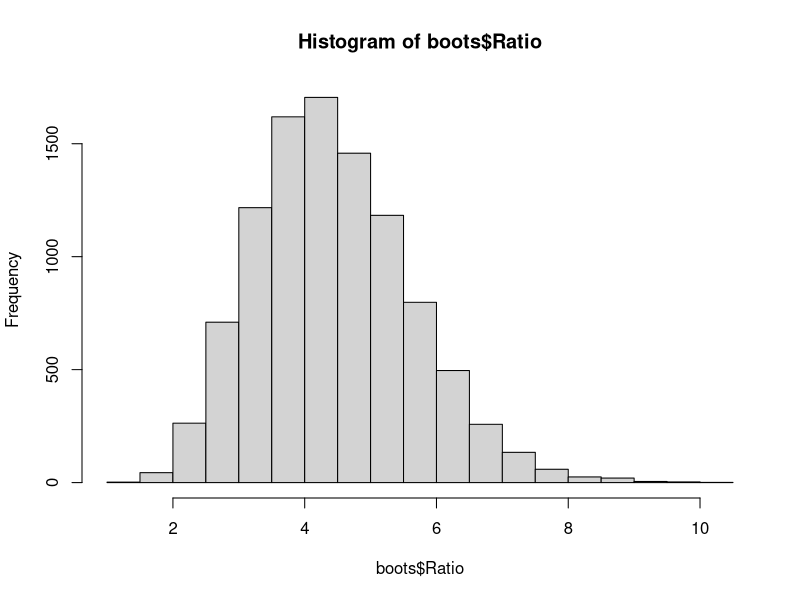
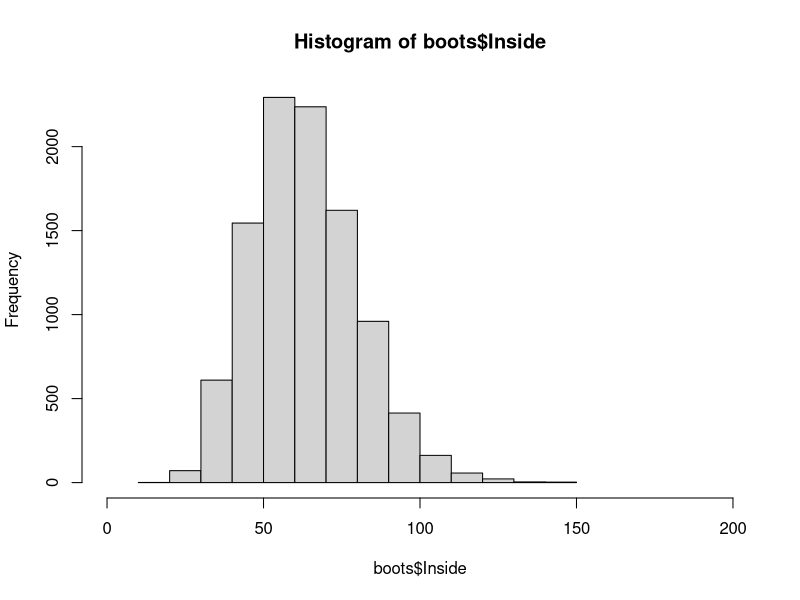
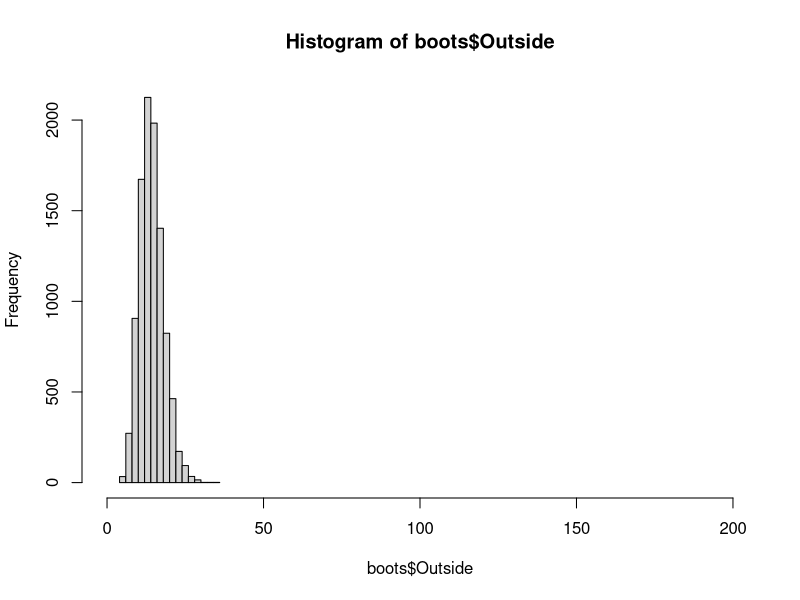
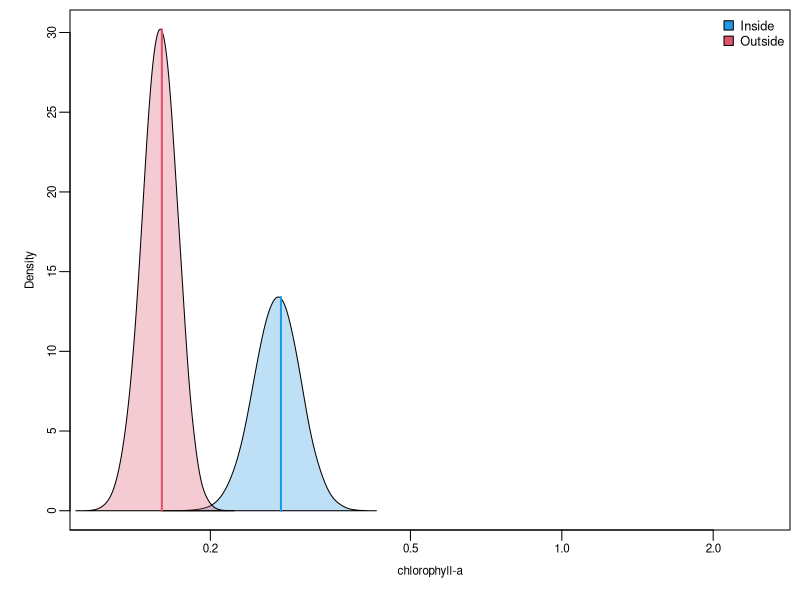
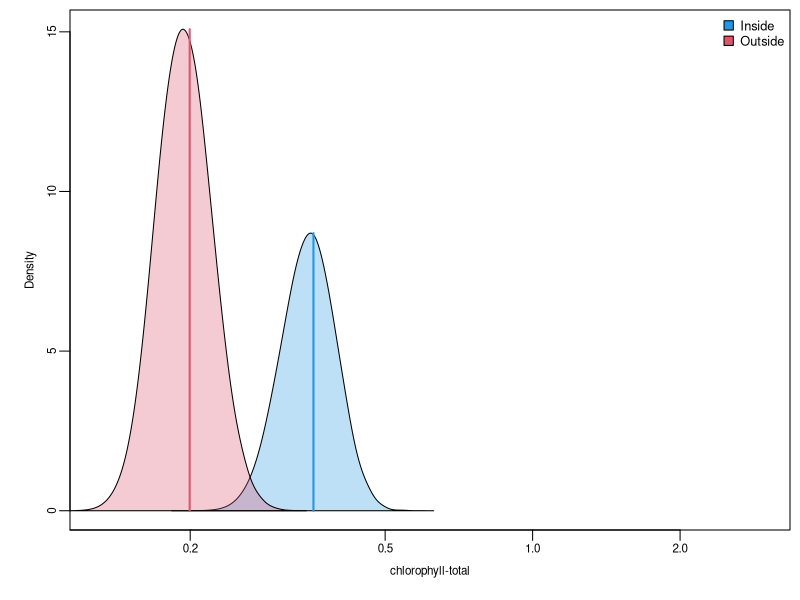
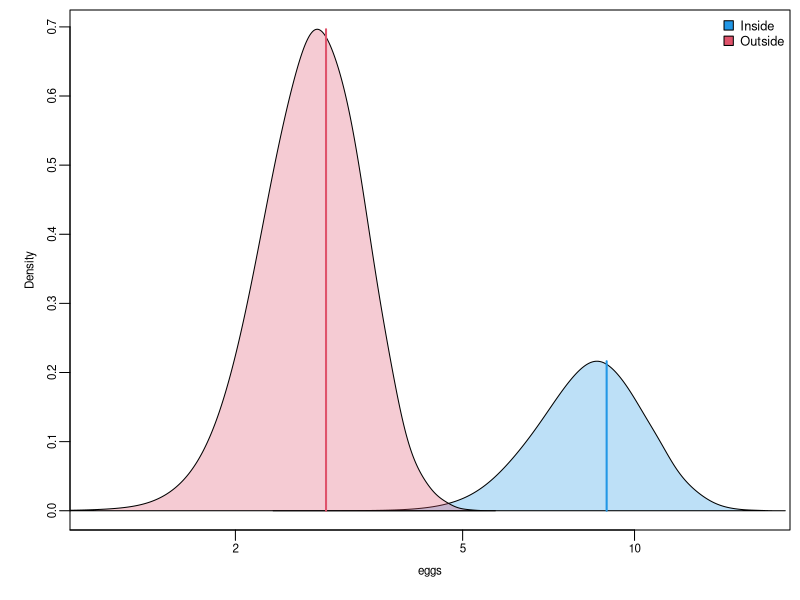
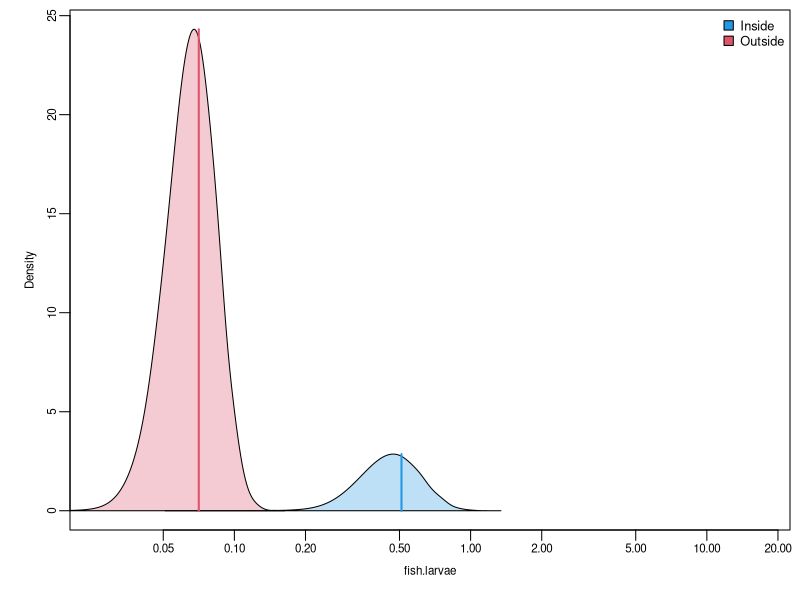
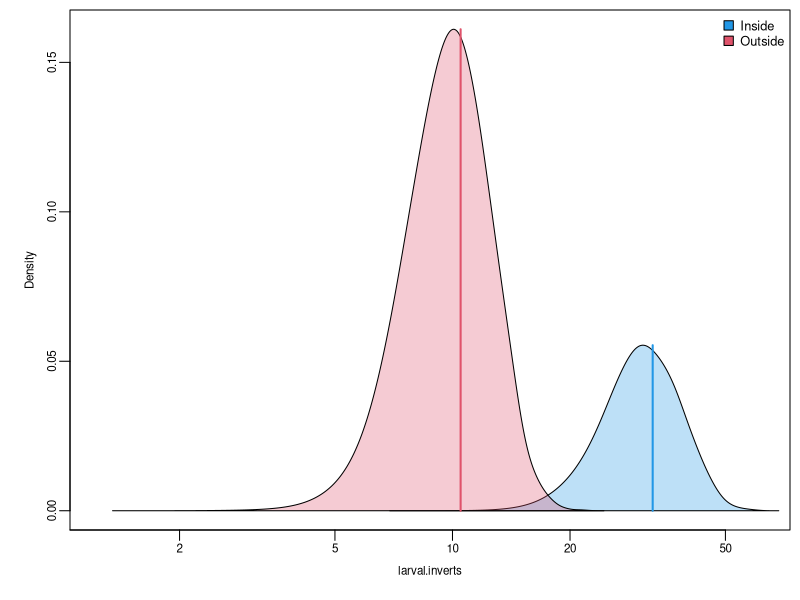

Source code (R) for these figures, in order:
#><>><>><>><>><>><>><>><>><>><>><>><>><>><>><>><>><>><>><>><>><>><>
# Basic non-parameric Bootstrap
# Author: Felipe Carvalho (felipe.carvalho@noaa.gov)
  #Modified by Phil Neubauer and Jonathan Whitney
# Date: 02/11/2019 
#><>><>><>><>><>><>><>><>><>><>><>><>><>><>><>><>><>><>><>><>><>><>
library(scales) # For plotting
library(tidyverse)
# Setwd
setwd("~/PROJECTS/Workshops/MultivariateMarvels-main/Bootstrap_MM_tutorial/output/")

#read data
dat.raw <- read.csv("../data/SlickNurseries_FunctionalGroups_Densities.csv")

dat.raw <- dat.raw %>% 
  select(-transect) %>%
  arrange(sample, type)

head(dat.raw)
samples = unique(dat.raw$sample)
samples
results = NULL

# choose sample
nboots = 10000
for(i in 1:length(samples)){     #for each sample (e.g., species or group)
  dat = subset(dat.raw,sample==samples[i])  #subset data into samples (groups)
  dat$type <- as.factor(dat$type)
  types = unique(dat$type) 
  
  #-----------------------------
  # Do non-parametric bootsrap
  #-----------------------------
  
  boots  =  NULL # creates empty object
  mean_diff <- vector(,nboots)
  median_diff <- vector(,nboots)
  for(k in 1:nboots){     #for every individual bootstrap
    # Subset type j
    mu.temp = NULL # random data object
    dat.samp = dat
    dat.samp$type <- sample(dat.samp$type,size = length(dat.samp$type),replace = F) #Actual Resampling Step
    mean_diff[k] <- diff(tapply(dat.samp$density,dat.samp$type,mean)) #calculate difference in means
    median_diff[k] <- diff(tapply(dat.samp$density,dat.samp$type,median)) #calculate difference in medians
    
    for(j in 1:length(types)){
      # resample vector by type with replace and take mean
      mu.temp =  c(mu.temp,mean(sample(dat[dat$type==types[j],3],replace=TRUE)))
    }
    boots = rbind(boots,as.numeric(mu.temp)) #writes mean boots output file
  }
  boots= data.frame(boots)
  colnames(boots) = paste(types)
  
  # Ratio Calculation
  boots$Ratio <- (boots$Inside/mean(boots$Outside))
  
  # get stats from all your boots
  median = apply(boots,2,median, na.rm=TRUE)
  mean = apply(boots,2,mean, na.rm=TRUE)
  sd = apply(boots,2,sd, na.rm=TRUE)
  se = sd/sqrt(nboots)
  lci = apply(boots,2,quantile,c(0.025), na.rm=TRUE)
  uci = apply(boots,2,quantile,c(0.975), na.rm=TRUE)
  
  org_diff_mean <- diff(tapply(dat$density,dat$type,mean))
  org_diff_median <- diff(tapply(dat$density,dat$type,median))
  
  #Output your results summary file
  out = data.frame(sample=samples[i],type=c("Inside","Outside","Ratio"), mean,median,sd,se,lci,uci,`p(mean_out<in)` = c(mean(mean_diff > org_diff_mean)))
  
  results = rbind(results,out)
  
  #Distribution Plots (Delete Plot Chunk if bootstrap is stalling)
  cols = c(4,2,3,5,6,7)
  Par = list(mfrow=c(1,1),mar = c(5, 5, 1, 1), mgp =c(3,1,0),mai = c(0.7, 0.7, 0.1, 0.1),mex=0.8, tck = -0.02,cex=0.7)
  png(file = paste0("Bootstrap_",samples[i],".png"), width = 4.5, height = 4, 
      res = 200, units = "in")
  par(Par)
  Ymax = Xlim = NULL
  for(j in 1:2){
    dens = stats:::density(boots[,j],adjust=2)
    Ymax = max(c(Ymax,dens$y))
  }
  xlim = range(boots)
  plot(1,1,type="n",xlab=samples[i],ylab="Density",ylim=c(0,Ymax),xlim=xlim,log='x')
  for(j in 1:length(types)){
    dens = stats:::density(boots[,j],adjust=2)
    polygon(c(dens$x,rev(dens$x)),c(dens$y,rep(0,length(dens$y))),col=alpha(cols[j],0.3))
    lines(rep(mean[j],2),c(0,max(dens$y)),col=cols[j],lwd=2)
  }
  legend("topright",paste(types),pch=22,pt.bg=cols,pt.cex=2,cex=1.1,bty="n")
  dev.off()
  
  write.csv(boots, paste0(getwd(),"/",samples[i],"_boots.csv"),row.names=F)
}

# confirm with R bootstrap package
bootmean <- function(data,index){
  d <- data[index,]
  tapply(d$density,d$type,mean)
}

bootres <- boot::boot(dat,bootmean,R=10000)
boot::boot.ci(bootres,index=c(1,1))
boot::boot.ci(bootres,index=c(2,2))

##############################################
#Save Results
write.csv(results,"boot_results.csv",row.names = F)

#Results Output Metadata
#sample = taxon/group
#type = habitat (Inside=Slick; Outside=Ambient; Ratio=Slick/Ambient)
#mean = mean density (#/m3)
#median = median density (#/m3)
#sd = standard deviation of mean density
#se = standard error
#lci = lower confidence interval
#uci = upper confidence interval
#p.mean_out.in = empirical Probability [P(d ̅slick >d̅ ambient ]) that the mean density (d ̅)
  #inside slicks is greater than in ambient (outside) waters.

#Example Histograms of Boots output
hist(boots$Ratio)
hist(boots$Inside, xlim=c(0,200))
hist(boots$Outside, xlim=c(0,200))
